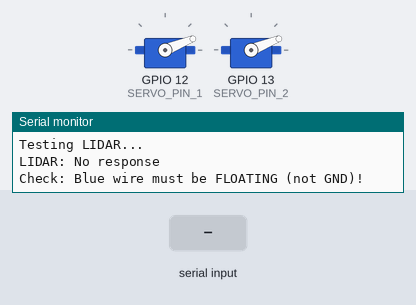
A sketch run on a simulated ESP32. Shown: 2 × servo, the last lines printed to the serial monitor. Inputs (shaded band) come from the test bench.

Above: at 2.9 s.
3.0 s: "C90\n" received over Serial
At 4.5 s:
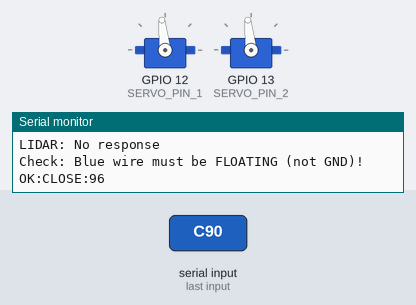
5.2 s: "O90\n" received over Serial
At 5.66 s:
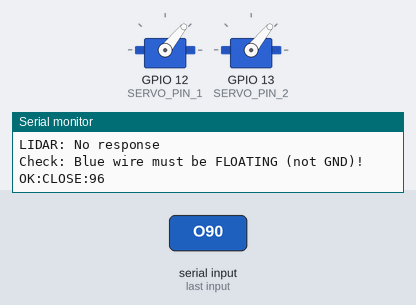
7.3 s: "G90\n" received over Serial
At 7.76 s:
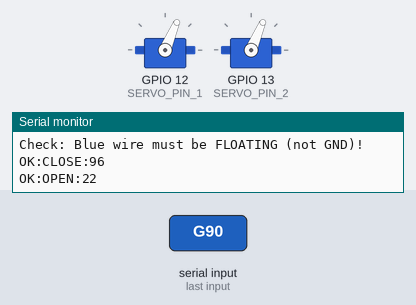
Timing chart, 0 to 10.3 s (numbered marks = the images above; inputs shaded):
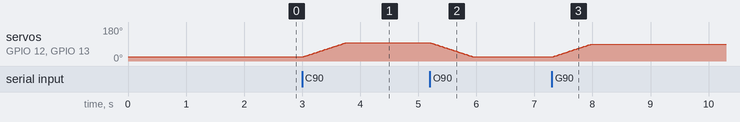

The sketch:

esp32_gripper_lidar_v11.ino
```cpp
#include <Arduino.h>
#include <ESP32Servo.h>

// =================================================================
// ESP32 Servo Gripper + TF-Luna LIDAR v11
// สำหรับใช้กับ 11_lidar_grasp_v11.ipynb
// =================================================================
//
// 🔌 WIRING TF-Luna V1.3 (6 สาย) → ESP32:
//
//   ลำดับ  สี       Pin        ต่อกับ ESP32
//   ─────────────────────────────────────────
//     1    แดง      VIN        5V
//     2    ดำ       RXD        GPIO17 (TX2)
//     3    เหลือง   TXD        GPIO16 (RX2)
//     4    เขียว    GND        GND
//     5    น้ำเงิน  Mode       ลอยไว้ หรือ 3.3V (UART mode)
//     6    ขาว      OUT        ไม่ต้องต่อ
//
// ⚠️ สำคัญ: สายน้ำเงิน (Mode) ต้องลอยไว้ หรือต่อ 3.3V
//           ถ้าต่อ GND จะเป็น I2C mode และไม่ทำงาน!
//
// 🔌 SERVO:
//   Servo1 (นิ้วซ้าย)  → GPIO12
//   Servo2 (นิ้วขวา)   → GPIO13
//
// =================================================================

// ==================== SERVO CONFIG ====================
Servo myServo1;
Servo myServo2;

const int SERVO_PIN_1 = 12;
const int SERVO_PIN_2 = 13;
const int ANGLE_OPEN = 22;
const int ANGLE_CLOSE = 96;
int currentAngle = ANGLE_OPEN;

// ==================== TF-LUNA LIDAR ====================
// ดำ (RXD) → GPIO17 (ESP32 TX2)
// เหลือง (TXD) → GPIO16 (ESP32 RX2)

#define LIDAR_RX 16  // ESP32 RX2 ← TF-Luna TXD (เหลือง)
#define LIDAR_TX 17  // ESP32 TX2 → TF-Luna RXD (ดำ)

HardwareSerial LidarSerial(2);

int lidarDistance = 0;
int lidarStrength = 0;

// =================================================================
// Setup
// =================================================================
void setup() {
  Serial.begin(115200);
  delay(1000);

  // TF-Luna UART: 115200, 8N1
  LidarSerial.begin(115200, SERIAL_8N1, LIDAR_RX, LIDAR_TX);

  // Servos
  myServo1.attach(SERVO_PIN_1);
  myServo2.attach(SERVO_PIN_2);
  moveToAngle(ANGLE_OPEN);

  Serial.println("");
  Serial.println("=========================================");
  Serial.println("ESP32 + TF-Luna LIDAR v11");
  Serial.println("=========================================");
  Serial.println("");
  Serial.println("WIRING (TF-Luna V1.3 - 6 wires):");
  Serial.println("  1. RED    (VIN)  -> 5V");
  Serial.println("  2. BLACK  (RXD)  -> GPIO17");
  Serial.println("  3. YELLOW (TXD)  -> GPIO16");
  Serial.println("  4. GREEN  (GND)  -> GND");
  Serial.println("  5. BLUE   (Mode) -> FLOAT or 3.3V");
  Serial.println("  6. WHITE  (OUT)  -> Not connected");
  Serial.println("");
  Serial.println("Commands: L=LIDAR, O=Open, C=Close, G<n>=Angle");
  Serial.println("=========================================");

  // Test LIDAR on startup
  delay(500);
  Serial.println("\nTesting LIDAR...");
  if (readLidar()) {
    Serial.print("LIDAR OK! Distance: ");
    Serial.print(lidarDistance * 10);
    Serial.println(" mm");
  } else {
    Serial.println("LIDAR: No response");
    Serial.println("Check: Blue wire must be FLOATING (not GND)!");
  }
}

// =================================================================
// Servo Functions
// =================================================================
void moveToAngle(int targetAngle) {
  targetAngle = constrain(targetAngle, ANGLE_OPEN, ANGLE_CLOSE);

  if (currentAngle < targetAngle) {
    for (int angle = currentAngle; angle <= targetAngle; angle++) {
      myServo1.write(angle);
      myServo2.write(angle);
      delay(10);
    }
  } else {
    for (int angle = currentAngle; angle >= targetAngle; angle--) {
      myServo1.write(angle);
      myServo2.write(angle);
      delay(10);
    }
  }
  currentAngle = targetAngle;
}

// =================================================================
// TF-Luna LIDAR - Read Distance
// =================================================================
bool readLidar() {
  // TF-Luna sends 9-byte frames continuously at 100Hz
  // Frame: 0x59 0x59 Dist_L Dist_H Str_L Str_H Temp_L Temp_H Checksum

  // Clear any old data
  while (LidarSerial.available()) {
    LidarSerial.read();
  }

  // Wait for fresh data (max 200ms)
  unsigned long startTime = millis();
  while (LidarSerial.available() < 9) {
    if (millis() - startTime > 200) {
      return false;
    }
    delay(1);
  }

  // Search for header 0x59 0x59
  uint8_t buf[9];
  int maxAttempts = 100;

  for (int attempt = 0; attempt < maxAttempts; attempt++) {
    if (LidarSerial.available() < 2) {
      delay(5);
      continue;
    }

    buf[0] = LidarSerial.read();
    if (buf[0] != 0x59) continue;

    buf[1] = LidarSerial.read();
    if (buf[1] != 0x59) continue;

    // Found header! Read remaining 7 bytes
    startTime = millis();
    while (LidarSerial.available() < 7) {
      if (millis() - startTime > 50) return false;
      delay(1);
    }

    for (int i = 2; i < 9; i++) {
      buf[i] = LidarSerial.read();
    }

    // Verify checksum
    uint8_t checksum = 0;
    for (int i = 0; i < 8; i++) {
      checksum += buf[i];
    }

    if (checksum == buf[8]) {
      lidarDistance = buf[2] | (buf[3] << 8);  // cm
      lidarStrength = buf[4] | (buf[5] << 8);
      return true;
    }
  }

  return false;
}

// =================================================================
// Main Loop
// =================================================================
void loop() {
  if (Serial.available() > 0) {
    String input = Serial.readStringUntil('\n');
    input.trim();

    if (input.length() == 0) return;

    char cmd = input.charAt(0);

    // Open Gripper
    if (cmd == 'O' || cmd == 'o') {
      moveToAngle(ANGLE_OPEN);
      Serial.print("OK:OPEN:");
      Serial.println(currentAngle);
    }
    // Close Gripper
    else if (cmd == 'C' || cmd == 'c') {
      moveToAngle(ANGLE_CLOSE);
      Serial.print("OK:CLOSE:");
      Serial.println(currentAngle);
    }
    // Gripper to angle
    else if (cmd == 'G' || cmd == 'g') {
      if (input.length() > 1) {
        int angle = input.substring(1).toInt();
        moveToAngle(angle);
        Serial.print("OK:GRIP:");
        Serial.println(currentAngle);
      }
    }
    // Read LIDAR
    else if (cmd == 'L' || cmd == 'l') {
      if (readLidar()) {
        // Return in mm
        Serial.print("LIDAR:");
        Serial.println(lidarDistance * 10);
      } else {
        Serial.println("LIDAR:ERR");
      }
    }
    // Status
    else if (cmd == '?') {
      Serial.print("ANGLE:");
      Serial.print(currentAngle);
      if (readLidar()) {
        Serial.print(" LIDAR:");
        Serial.print(lidarDistance * 10);
        Serial.print("mm STR:");
        Serial.println(lidarStrength);
      } else {
        Serial.println(" LIDAR:ERR");
      }
    }
    else {
      Serial.println("ERR:Unknown");
    }
  }
}
```

Measured:
- after the input at 3.0 s, servo on GPIO 12 (SERVO_PIN_1), servo on GPIO 13 (SERVO_PIN_2): moves from 22° to 96° over 0.73 s, starting at once
- after the input at 5.2 s, servo on GPIO 12 (SERVO_PIN_1), servo on GPIO 13 (SERVO_PIN_2): moves from 96° to 22° over 0.73 s, starting at once
- after the input at 7.3 s, servo on GPIO 12 (SERVO_PIN_1), servo on GPIO 13 (SERVO_PIN_2): moves from 22° to 90° over 0.67 s, starting at once
